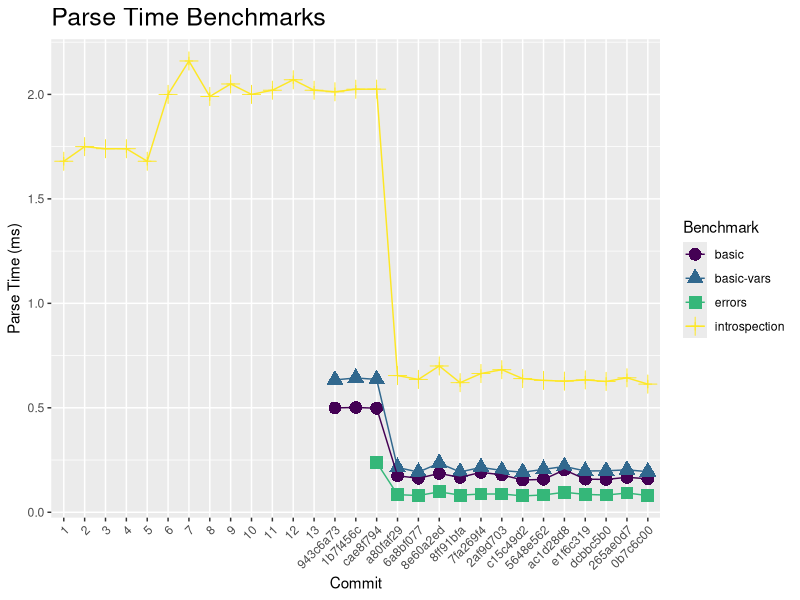
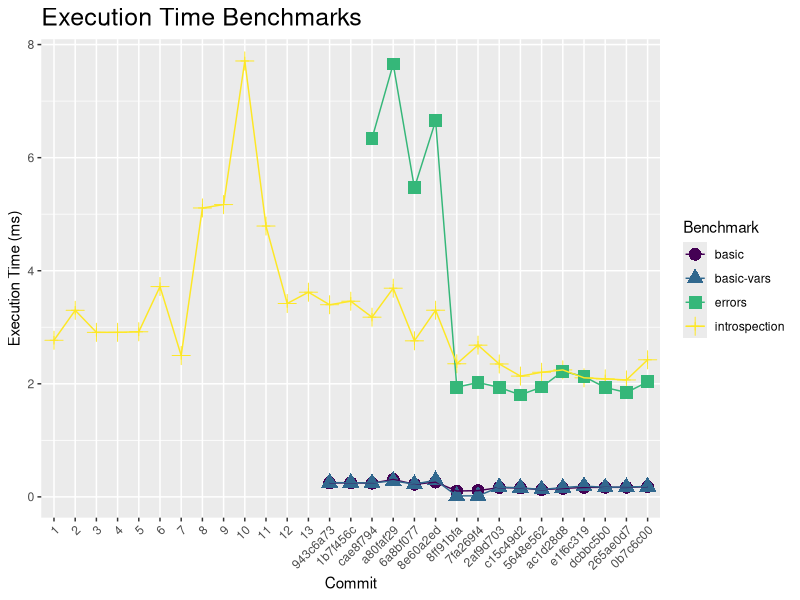

The R script that drew these images, in order:
#!Rscript

# Execute with `Rscript create-charts.R`
# Reads perf/benchmarks.csv and generates two PNG charts into perf

library("ggplot2")

uniquefactor <- function(v) {
  factor(v, ordered=TRUE, levels=unique(v))
}

# Read the benchmarks in as 'b'

# Need to do some work here to convert the commit and kind columns into ordered factors.
# There's probably some mojo to do it all in the call to read.csv, but this works.

b <- read.csv("benchmarks.csv", stringsAsFactors=FALSE)
b$date = factor(b$date, ordered=TRUE)
b$commit = uniquefactor(b$commit)
b$kind = factor(b$kind, ordered=TRUE)

create_chart <- function(file_name, type_name, data) {
  parse.plot <-
    qplot(b$commit, data, color=b$kind, shape=b$kind, group=b$kind) +
      geom_point(size=4) +
      labs(x="Commit",
      y=paste(type_name ,"Time (ms)"),
      title=paste(type_name, "Time Benchmarks"),
      color="Benchmark",
      shape="Benchmark") +
      geom_path() +
      theme(plot.title = element_text(size=18),
        axis.text.x=element_text(angle=45, hjust=1))

  cat("Saving chart as ", file_name, "\n", sep="")

  ggsave(file_name, parse.plot, width=10, height=7)
}

create_chart("parse-time.pdf", "Parse", b$parse)
create_chart("exec-time.pdf", "Execution", b$exec)
